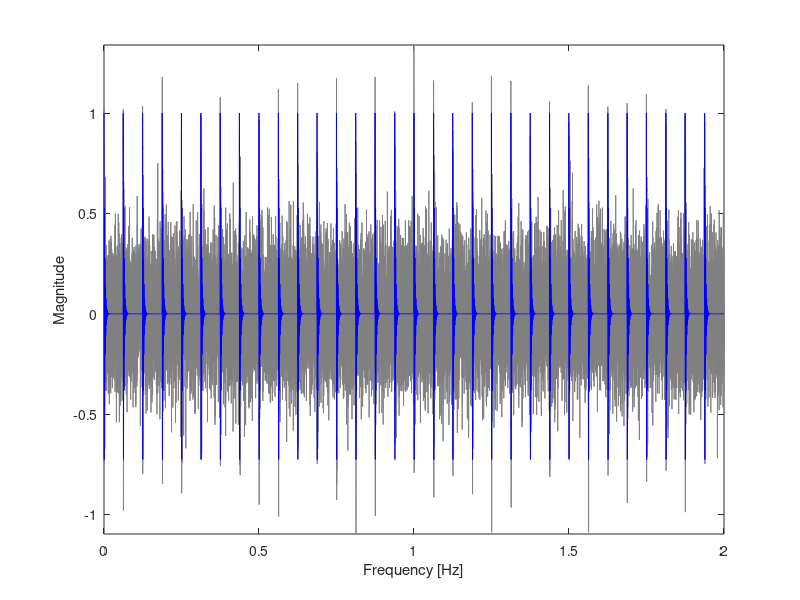
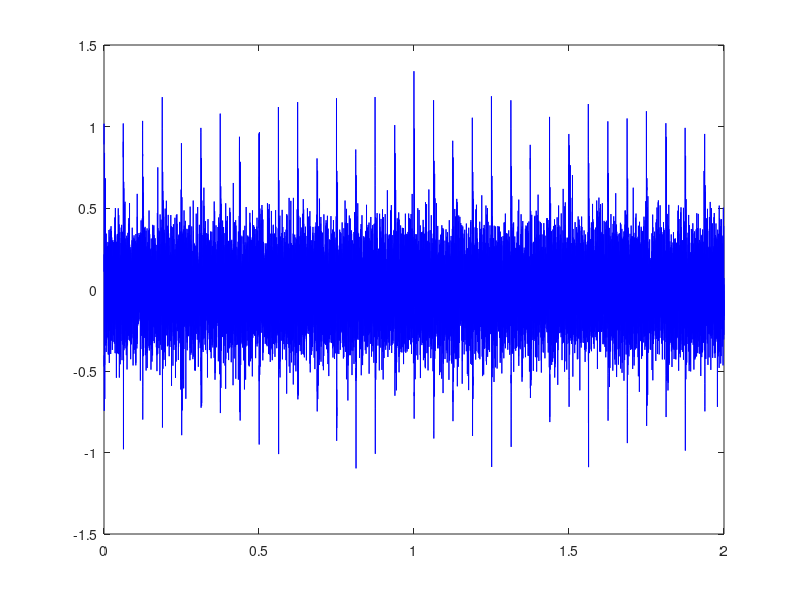

The MATLAB script that drew these images, in order: (Note: this script raises an error after producing the figures.)
%% multi-index 
% ks=kurtosis(y)/skewness(y); %峭度偏斜度比
% ES_EHNR(y) %谐波与噪声能量比
% sparsity(y)%稀疏度



%% clear
clear
clc
close all
%% Two fault modes with common resonant frequency
fr1=3;  % convolution freq.
a1=1;    % amplitude for sig1;
fn1=625; % resonant freq.
zeta=400; % decaying rate
T1=1/16;  % fault frequency for sig1;
fs=10000;  % sampling freq.

% Generating the signal
t1=0:1/fs:T1;
sig_1=(a1*exp(-zeta*t1).*cos(2*pi*fn1*t1));  % single impulse

t=0:1/fs:2;
sig0=zeros(size(t));
for i=1:fix(t(end)/T1)
    if i==1 || i==fix(t(end)/T1)
        inde=max(find(t<=T1*(i-1)));
    else
        inde=max(find(t<=T1*(i-1)+(rand(1)-0.5)*2*1/100*T1));
%         inde=max(find(t<=T1*(i-1)+dd(mod(round(rand(1)*10),3)+1)*13/100*T1));
%         inde=max(find(t<=T1*(i-1)+dd(randperm(3,1))*0.75/100*T1));
    end
    sig0(inde:inde+length(sig_1)-1)=sig_1;
end
% sig1=(cos(2*pi*fr1*t)+1).*sig0;  % fault signal 1
sig1=sig0;
sig=awgn(sig1,-5,'measured');
% figure,plot(t,sig,'b')
figure,plot(t,sig,'color',0.5*[1 1 1])
hold on
plot(t,sig1,'b-')
axis tight
xlim([0 2])
xlabel('time [s]'),ylabel('Amplitude')
% frequency analysis
pp=abs(fft(sig))/length(sig)*2;
pp(1)=0;
ff=(0:length(pp)-1)/length(pp)*fs;
n1=floor(length(pp)/2);
%figure,plot(ff(1:n1),pp(1:n1),'b')
% xlim([400 1000])
xlabel('Frequency [Hz]'),ylabel('Magnitude')
y=sig;
y=y(1:20000);
soft = @(x, T) max(1 - T./abs(x), 0) .* x;

%% signal parameters
fs=10000;  % sampling freq.
t=(0:length(y)-1)/fs;
figure,plot(t,y,'b')




%% multi-index matrix TQWT (only Q inter)
gamma=0.85;
matrix=zeros();
Q_range = 1:1:8;               
r=3;
ka=0.3;
N=200;
f=1/T1;
delt_p=1.5;
for i=1:length(Q_range)
        Q=Q_range(i);
        J=min(computeJmax(N,Q,r),10);
        [w,~]=TQWT_SR_GMC_penalty_fun(y,Q,r,J,gamma,ka,0);
        y_GMC = itqwt(w,Q,r,length(y));
        matrix(1,i)=kurtSkew(y_GMC);
        matrix(2,i)=ES_EHNR(y_GMC);
        matrix(3,i)=sparsity(y_GMC);
end

%% matrix normalize （only Q）
[Fj,findloc] = chooseband(matrix);
Q_choose=Q_range(findloc);

%% TQWT sparse representation
[x,v]=TQWT_SR_GMC_penalty_fun(y,Q_choose,r,J,gamma,ka,0);
y_GMC = itqwt(x,Q_choose,r,length(y));
figure,plot(t,y_GMC)
xlim([0,0.4])
figure,plot(t,sig1(1:length(y)),t,y_GMC,'r--')
legend('故障特征信号','去噪信号')
xlabel('时间[s]'),ylabel('幅值')

figure,plot(t,sig1(1:length(y)),t,y_GMC,'r--')
xlim([0.1,0.15])
legend('故障特征成分','小波基函数')
xlabel('时间[s]'),ylabel('幅值')
set(gca,'xticklabel',[]),set(gca,'yticklabel',[])
% figure,plot(t,y_GMC)
% xlabel('时间[s]'),ylabel('幅值')
% xlim([0,1])
xlim([4000,6000])
xlabel('采样时间')
ylabel('幅值')
set(gca,'xticklabel',[]),set(gca,'yticklabel',[])
title('Q=1,r=3')


figure,plot(sig_1)
xlabel('时间[s]')
ylabel('幅值')
xlim([0,300])


blp=abs(fft(abs(hilbert(y_GMC))))/length(y_GMC)*2;
figure,plot(blp)

blp(1)=0;
pl=(0:length(y_GMC)-1)/length(y_GMC)*fs;
figure,plot(pl(1:round(length(y_GMC)/2)),blp(1:round(length(y_GMC)/2)))
xlabel('频率 [Hz]'),ylabel('幅值')
xlim([0,350])





    
